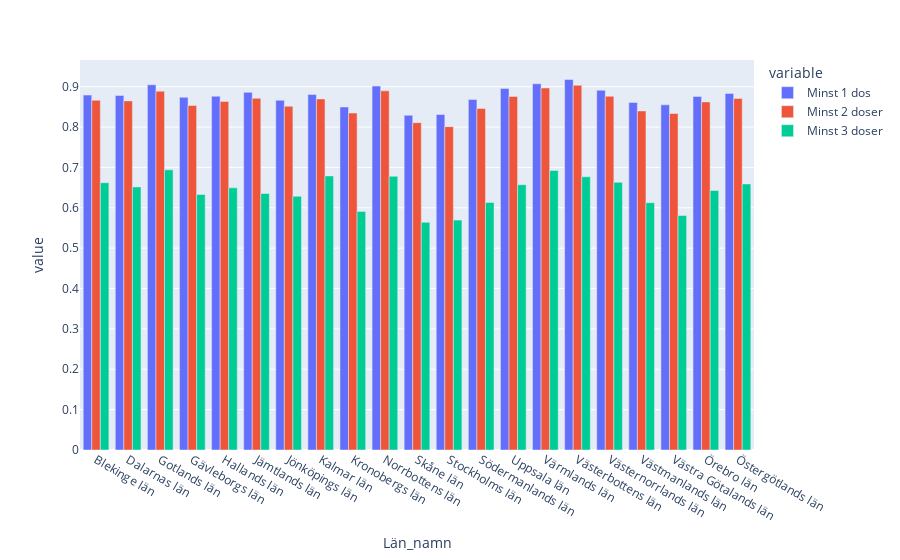

The notebook cell saved with this chart:
### Code cell
px.bar(df_andel_med_doser_riket, barmode = "group")

### Figure 1 — Plotly figure (JSON) as saved in the notebook; plotly's stock layout.template omitted (floating-point values rounded to 4 significant figures)
{"data": [{"alignmentgroup": "True", "hovertemplate": "variable=Minst 1 dos<br>Län_namn=%{x}<br>value=%{y}<extra></extra>", "legendgroup": "Minst 1 dos", "marker": {"color": "#636efa", "pattern": {"shape": ""}}, "name": "Minst 1 dos", "offsetgroup": "Minst 1 dos", "orientation": "v", "showlegend": true, "textposition": "auto", "type": "bar", "x": ["Blekinge län", "Dalarnas län", "Gotlands län", "Gävleborgs län", "Hallands län", "Jämtlands län", "Jönköpings län", "Kalmar län", "Kronobergs län", "Norrbottens län", "Skåne län", "Stockholms län", "Södermanlands län", "Uppsala län", "Värmlands län", "Västerbottens län", "Västernorrlands län", "Västmanlands län", "Västra Götalands län", "Örebro län", "Östergötlands län"], "xaxis": "x", "y": [0.8792, 0.8784, 0.9047, 0.8738, 0.8765, 0.8859, 0.8664, 0.8808, 0.8498, 0.9015, 0.8293, 0.8312, 0.8683, 0.8954, 0.9072, 0.9178, 0.8913, 0.861, 0.8551, 0.8759, 0.8834], "yaxis": "y"}, {"alignmentgroup": "True", "hovertemplate": "variable=Minst 2 doser<br>Län_namn=%{x}<br>value=%{y}<extra></extra>", "legendgroup": "Minst 2 doser", "marker": {"color": "#EF553B", "pattern": {"shape": ""}}, "name": "Minst 2 doser", "offsetgroup": "Minst 2 doser", "orientation": "v", "showlegend": true, "textposition": "auto", "type": "bar", "x": ["Blekinge län", "Dalarnas län", "Gotlands län", "Gävleborgs län", "Hallands län", "Jämtlands län", "Jönköpings län", "Kalmar län", "Kronobergs län", "Norrbottens län", "Skåne län", "Stockholms län", "Södermanlands län", "Uppsala län", "Värmlands län", "Västerbottens län", "Västernorrlands län", "Västmanlands län", "Västra Götalands län", "Örebro län", "Östergötlands län"], "xaxis": "x", "y": [0.8665, 0.8649, 0.8888, 0.8535, 0.8636, 0.8711, 0.8516, 0.8697, 0.8347, 0.8897, 0.8109, 0.8011, 0.8461, 0.8757, 0.8968, 0.9034, 0.8762, 0.84, 0.8336, 0.8624, 0.8709], "yaxis": "y"}, {"alignmentgroup": "True", "hovertemplate": "variable=Minst 3 doser<br>Län_namn=%{x}<br>value=%{y}<extra></extra>", "legendgroup": "Minst 3 doser", "marker": {"color": "#00cc96", "pattern": {"shape": ""}}, "name": "Minst 3 doser", "offsetgroup": "Minst 3 doser", "orientation": "v", "showlegend": true, "textposition": "auto", "type": "bar", "x": ["Blekinge län", "Dalarnas län", "Gotlands län", "Gävleborgs län", "Hallands län", "Jämtlands län", "Jönköpings län", "Kalmar län", "Kronobergs län", "Norrbottens län", "Skåne län", "Stockholms län", "Södermanlands län", "Uppsala län", "Värmlands län", "Västerbottens län", "Västernorrlands län", "Västmanlands län", "Västra Götalands län", "Örebro län", "Östergötlands län"], "xaxis": "x", "y": [0.6622, 0.6518, 0.694, 0.6329, 0.6494, 0.6355, 0.6286, 0.679, 0.5911, 0.678, 0.5639, 0.5695, 0.6134, 0.6572, 0.6924, 0.6769, 0.6631, 0.6128, 0.5809, 0.643, 0.6591], "yaxis": "y"}], "layout": {"barmode": "group", "legend": {"title": {"text": "variable"}, "tracegroupgap": 0}, "margin": {"t": 60}, "xaxis": {"anchor": "y", "domain": [0, 1], "title": {"text": "Län_namn"}}, "yaxis": {"anchor": "x", "domain": [0, 1], "title": {"text": "value"}}}}
